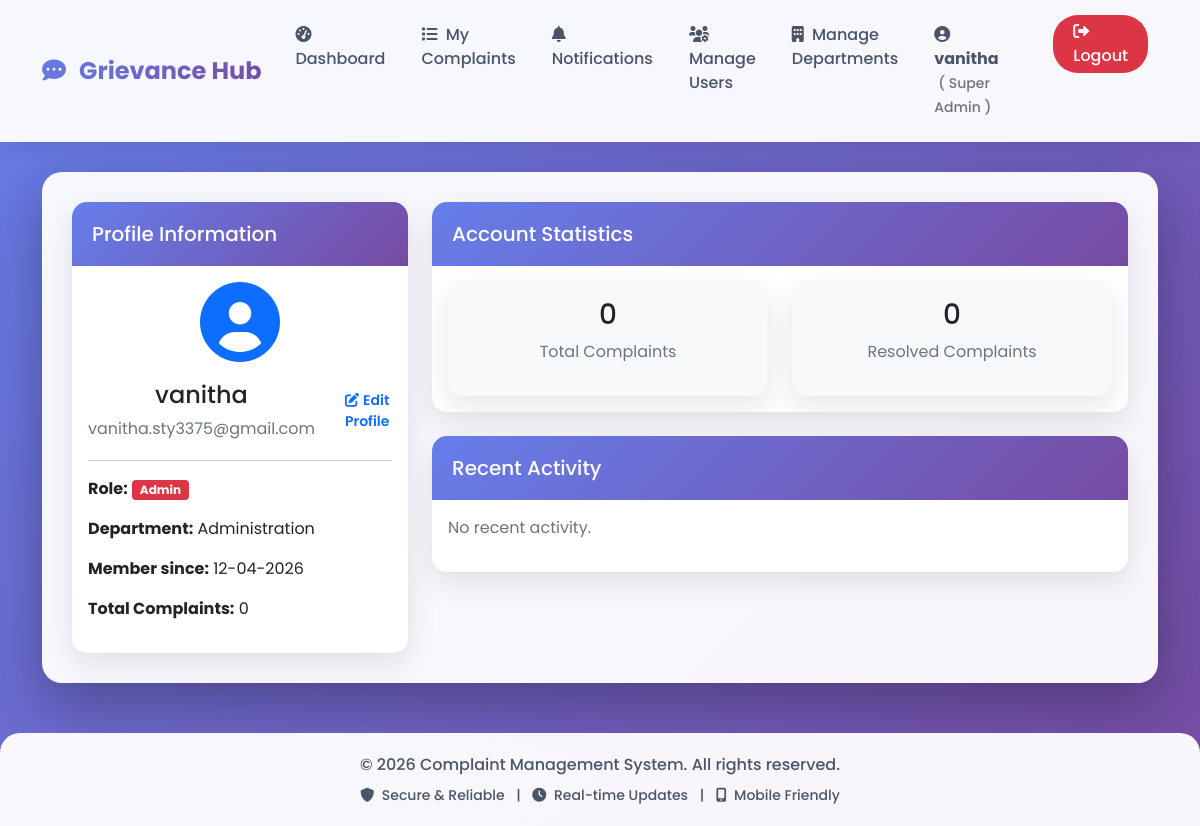
The app's page /profile (signed in) with its own data.
### models.py (models this page shows)
class User(UserMixin, db.Model):
    id = db.Column(db.Integer, primary_key=True)
    username = db.Column(db.String(80), unique=True, nullable=False)
    email = db.Column(db.String(120), unique=True, nullable=False)
    password = db.Column(db.String(200), nullable=False)
    role = db.Column(db.String(20), default='student')  # student, staff/mentor, hod, admin
    department = db.Column(db.String(100))
    year = db.Column(db.String(20))
    section = db.Column(db.String(10))
    parent_name = db.Column(db.String(100))
    parent_phone = db.Column(db.String(15))
    address = db.Column(db.Text)
    mentor_name = db.Column(db.String(100))  # For students - who is their mentor
    phone = db.Column(db.String(15))
    created_at = db.Column(db.DateTime, default=datetime.utcnow)
    complaints = db.relationship('Complaint', backref='author', lazy=True, foreign_keys='Complaint.user_id')
    assigned_complaints = db.relationship('Complaint', backref='assigned_staff', lazy=True, foreign_keys='Complaint.assigned_to')

### app.py (the view)
@app.route('/profile')
@login_required
def profile():
    return render_template('profile.html', user=current_user)

### app.py (called while the page is built)
def is_super_admin(user):
    return user.role == 'admin' and user.email == 'vanitha.sty3375@gmail.com'

def is_department_admin(user):
    return user.role == 'hod'

@login_manager.user_loader
def load_user(user_id):
    return User.query.get(int(user_id))

@app.context_processor
def utility_processor():
    return {
        'is_super_admin': is_super_admin,
        'is_department_admin': is_department_admin,
        'can_manage_user': can_manage_user
    }

### templates/profile.html (shortened to what this page needs)
{% extends "base.html" %}
{% block content %}
<div class="row">
    <div class="col-md-4">
        <div class="card">
            <div class="card-header">
                <h5 class="mb-0">Profile Information</h5>
            </div>
            <div class="card-body text-center">
                <i class="fas fa-user-circle fa-5x text-primary mb-3"></i>
                <div class="d-flex justify-content-between align-items-center mb-2">
                    <div>
                        <h4>{{ user.username }}</h4>
                        <p class="text-muted mb-0">{{ user.email }}</p>
                    </div>
                    {% if current_user.id == user.id %}
                    <div>
                        <a href="{{ url_for('edit_profile') }}" class="btn btn-sm btn-outline-primary">
                            <i class="fas fa-edit me-1"></i>Edit Profile
                        </a>
                    </div>
                    {% endif %}
                </div>
                <hr>
                <div class="text-start">
                    <p><strong>Role:</strong>
                        {% if user.role == 'admin' %}
                            <span class="badge bg-danger">Admin</span>
                        {% elif user.role == 'staff' %}
                            <span class="badge bg-success">Staff</span>
                        {% else %}
                            <span class="badge bg-info">Student</span>
                        {% endif %}
                    </p>
                    <p><strong>Department:</strong> {{ user.department or 'Not specified' }}</p>
                    <p><strong>Member since:</strong> {{ user.created_at.strftime('%d-%m-%Y') }}</p>
                    <p><strong>Total Complaints:</strong> {{ user.complaints|length }}</p>
                </div>
            </div>
        </div>
    </div>
    <div class="col-md-8">
        <div class="card mb-4">
            <div class="card-header">
                <h5 class="mb-0">Account Statistics</h5>
            </div>
            <div class="card-body">
                <div class="row">
                    <div class="col-md-6">
                        <div class="card bg-light">
                            <div class="card-body text-center">
                                <h3>{{ user.complaints|length }}</h3>
                                <p class="text-muted">Total Complaints</p>
                            </div>
                        </div>
                    </div>
                    <div class="col-md-6">
                        <div class="card bg-light">
                            <div class="card-body text-center">
                                <h3>{{ user.complaints|selectattr('status', 'equalto', 'resolved')|list|length }}</h3>
                                <p class="text-muted">Resolved Complaints</p>
                            </div>
                        </div>
                    </div>
                </div>
            </div>
        </div>
        <div class="card">
            <div class="card-header">
                <h5 class="mb-0">Recent Activity</h5>
            </div>
            <div class="card-body">
                {% if user.complaints %}
                    <div class="list-group">
                        {% for complaint in user.complaints[:5] %}
                            <a href="{{ url_for('complaint_details', complaint_id=complaint.id) }}" class="list-group-item list-group-item-action">
                                <div class="d-flex w-100 justify-content-between">
                                    <h6 class="mb-1">{{ complaint.title }}</h6>
                                    <small>{{ complaint.created_at.strftime('%d-%m-%Y') }}</small>
                                </div>
                                <p class="mb-1">Status:
                                    {% if complaint.status == 'pending' %}
                                        <span class="badge bg-warning text-dark">Pending</span>
                                    {% elif complaint.status == 'in_progress' %}
                                        <span class="badge bg-info">In Progress</span>
                                    {% elif complaint.status == 'resolved' %}
                                        <span class="badge bg-success">Resolved</span>
                                    {% elif complaint.status == 'rejected' %}
                                        <span class="badge bg-danger">Rejected</span>
                                    {% endif %}
                                </p>
                            </a>
                        {% endfor %}
                    </div>
                {% else %}
                    <p class="text-muted">No recent activity.</p>
                {% endif %}
            </div>
        </div>
    </div>
</div>
{% endblock %}

### templates/base.html (shortened to what this page needs)
<!DOCTYPE html>
<html lang="en">
<head>
    <link href="https://cdn.jsdelivr.net/npm/bootstrap@5.1.3/dist/css/bootstrap.min.css" rel="stylesheet">
    <link rel="stylesheet" href="https://cdnjs.cloudflare.com/ajax/libs/font-awesome/6.0.0/css/all.min.css">
</head>
<body>
    <nav class="navbar navbar-expand-lg navbar-light">
        <div class="container">
            <a class="navbar-brand" href="{{ url_for('index') }}">
                <i class="fas fa-comment-dots me-2"></i>
                Grievance Hub
            </a>
            <div class="collapse navbar-collapse" id="navbarNav">
                <ul class="navbar-nav ms-auto">
                    {% if current_user.is_authenticated %}
                        <li class="nav-item">
                            {% if is_super_admin(current_user) %}
                                <a class="nav-link" href="{{ url_for('super_admin_dashboard') }}">
                                    <i class="fas fa-tachometer-alt me-1"></i> Dashboard
                                </a>
                            {% elif is_department_admin(current_user) %}
                                <a class="nav-link" href="{{ url_for('hod_dashboard') }}">
                                    <i class="fas fa-tachometer-alt me-1"></i> Dashboard
                                </a>
                            {% elif current_user.role == 'staff' %}
                                <a class="nav-link" href="{{ url_for('staff_dashboard') }}">
                                    <i class="fas fa-tachometer-alt me-1"></i> Dashboard
                                </a>
                            {% else %}
                                <a class="nav-link" href="{{ url_for('dashboard') }}">
                                    <i class="fas fa-tachometer-alt me-1"></i> Dashboard
                                </a>
                            {% endif %}
                        </li>
                        <li class="nav-item">
                            <a class="nav-link" href="{{ url_for('view_complaints') }}">
                                <i class="fas fa-list me-1"></i> My Complaints
                            </a>
                        </li>
                        <li class="nav-item position-relative">
                            <a class="nav-link" href="{{ url_for('view_notifications') }}">
                                <i class="fas fa-bell me-1"></i> Notifications
                                {% set unread = current_user.notifications|selectattr('is_read', 'equalto', false)|list|length %}
                            </a>
                        </li>
                        {% if is_super_admin(current_user) %}
                            <li class="nav-item">
                                <a class="nav-link" href="{{ url_for('super_admin_users') }}">
                                    <i class="fas fa-users-cog me-1"></i> Manage Users
                                </a>
                            </li>
                            <li class="nav-item">
                                <a class="nav-link" href="{{ url_for('manage_departments') }}">
                                    <i class="fas fa-building me-1"></i> Manage Departments
                                </a>
                            </li>
                        {% endif %}
                        <li class="nav-item me-2">
                            <span class="nav-link">
                                <i class="fas fa-user-circle me-1"></i>
                                <strong>{{ current_user.username }}</strong>
                                <small class="text-muted ms-1">
                                    ({% if is_super_admin(current_user) %}
                                        Super Admin
                                    {% elif is_department_admin(current_user) %}
                                        HOD
                                    {% elif current_user.role == 'staff' %}
                                        Staff
                                    {% else %}
                                        Student
                                    {% endif %})
                                </small>
                            </span>
                        </li>
                        <li class="nav-item">
                            <a class="nav-link logout-btn" href="{{ url_for('logout') }}"
                               onclick="return confirm('Are you sure you want to logout?')">
                                <i class="fas fa-sign-out-alt"></i> Logout
                            </a>
                        </li>
                    {% endif %}
                </ul>
            </div>
        </div>
    </nav>
    <div class="container">
        <div class="main-content">
            {% block content %}{% endblock %}
        </div>
    </div>
    <footer class="footer">
        <div class="container">
            <p class="mb-0">&copy; 2026 Complaint Management System. All rights reserved.</p>
            <p class="mb-0 mt-2 small">
                <i class="fas fa-shield-alt me-1"></i> Secure & Reliable
                <span class="mx-2">|</span>
                <i class="fas fa-clock me-1"></i> Real-time Updates
                <span class="mx-2">|</span>
                <i class="fas fa-mobile-alt me-1"></i> Mobile Friendly
            </p>
        </div>
    </footer>
</body>
</html>

### templates/base.html (style rules this page uses)
* { font-family: 'Poppins', sans-serif; }
body { background: linear-gradient(135deg, #667eea 0%, #764ba2 100%); min-height: 100vh; background-attachment: fixed; }
.navbar { background: rgba(255, 255, 255, 0.95) !important; backdrop-filter: blur(10px); box-shadow: 0 2px 20px rgba(0,0,0,0.1); padding: 15px 0; }
.navbar-brand { font-weight: 700; font-size: 1.5rem; background: linear-gradient(135deg, #667eea 0%, #764ba2 100%); -webkit-background-clip: text; -webkit-text-fill-color: transparent; transition: transform 0.3s ease; }
.nav-link { font-weight: 500; color: #4a5568 !important; margin: 0 10px; position: relative; transition: color 0.3s ease; }
.logout-btn { background-color: #dc3545; color: white !important; border-radius: 25px; padding: 5px 20px !important; margin-left: 15px; transition: all 0.3s ease; }
.main-content { background: rgba(255, 255, 255, 0.95); border-radius: 20px; padding: 30px; margin: 30px 0; box-shadow: 0 20px 60px rgba(0,0,0,0.3); animation: fadeInUp 0.5s ease; }
.card { border: none; border-radius: 15px; box-shadow: 0 10px 30px rgba(0,0,0,0.1); transition: all 0.3s ease; overflow: hidden; }
.card-header { background: linear-gradient(135deg, #667eea 0%, #764ba2 100%); color: white; font-weight: 600; border: none; padding: 20px; }
.btn { border-radius: 10px; padding: 12px 30px; font-weight: 600; transition: all 0.3s ease; border: none; }
.footer { background: rgba(255, 255, 255, 0.95); backdrop-filter: blur(10px); padding: 20px 0; margin-top: 50px; border-radius: 20px 20px 0 0; color: #4a5568; text-align: center; font-weight: 500; }

### records on screen
User: username "vanitha", email "vanitha.sty3375@gmail.com", department "Administration", created_at "12-04-2026"

### other values on screen
{{ user.complaints|length }} "0"
